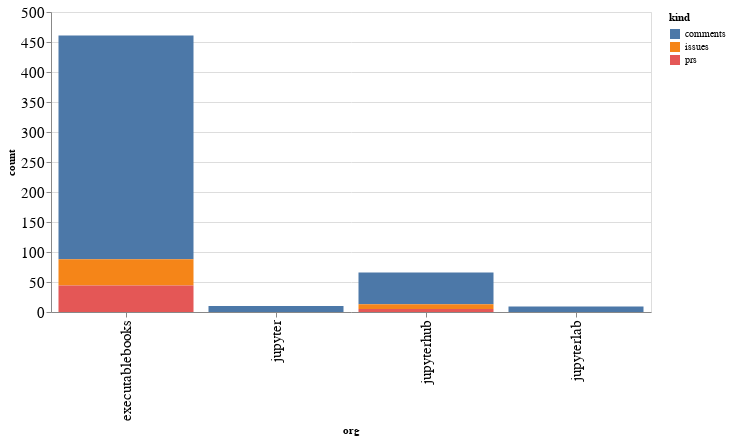

Notebook code for this chart:
### Code cell
alt.Chart(org_summaries, width=600).mark_bar().encode(
    x='org',
    y='count',
    color='kind',
    tooltip="org"
)

### Figure 1 — Vega-Lite specification as saved in the notebook (floating-point values rounded to 4 significant figures)
{"config": {"axisLeft": {"labelFontSize": 15}, "axisBottom": {"labelFontSize": 15}}, "data": {"name": "data-7064c54ea7ab85008b6923c9f55f4a81"}, "mark": "bar", "encoding": {"color": {"type": "nominal", "field": "kind"}, "tooltip": {"type": "nominal", "field": "org"}, "x": {"type": "nominal", "field": "org"}, "y": {"type": "quantitative", "field": "count"}}, "width": 600, "$schema": "https://vega.github.io/schema/vega-lite/v4.8.1.json", "datasets": {"data-7064c54ea7ab85008b6923c9f55f4a81": [{"org": "executablebooks", "kind": "comments", "count": 373}, {"org": "executablebooks", "kind": "issues", "count": 44}, {"org": "executablebooks", "kind": "prs", "count": 44}, {"org": "jupyter", "kind": "comments", "count": 10}, {"org": "jupyterhub", "kind": "comments", "count": 53}, {"org": "jupyterhub", "kind": "issues", "count": 8}, {"org": "jupyterhub", "kind": "prs", "count": 5}, {"org": "jupyterlab", "kind": "comments", "count": 9}]}}
